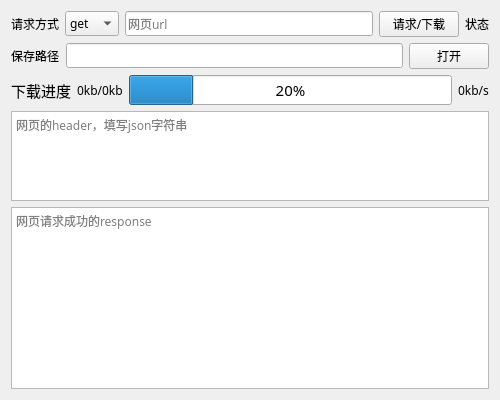
<?xml version="1.0" encoding="UTF-8"?>
<ui version="4.0">
 <class>LearnNetworkWidget</class>
 <widget class="QWidget" name="LearnNetworkWidget">
  <property name="geometry">
   <rect>
    <x>0</x>
    <y>0</y>
    <width>500</width>
    <height>400</height>
   </rect>
  </property>
  <property name="font">
   <font>
    <family>微软雅黑</family>
   </font>
  </property>
  <property name="windowTitle">
   <string>LearnNetworkWidget</string>
  </property>
  <layout class="QVBoxLayout" name="verticalLayout">
   <item>
    <layout class="QHBoxLayout" name="horizontalLayout_2">
     <item>
      <widget class="QLabel" name="label">
       <property name="text">
        <string>请求方式</string>
       </property>
      </widget>
     </item>
     <item>
      <widget class="QComboBox" name="request_way_comboBox">
       <property name="font">
        <font>
         <family>微软雅黑</family>
         <pointsize>9</pointsize>
        </font>
       </property>
       <item>
        <property name="text">
         <string>get</string>
        </property>
       </item>
       <item>
        <property name="text">
         <string>post</string>
        </property>
       </item>
      </widget>
     </item>
     <item>
      <widget class="QLineEdit" name="url_lineEdit">
       <property name="font">
        <font>
         <family>微软雅黑</family>
         <pointsize>9</pointsize>
        </font>
       </property>
       <property name="text">
        <string/>
       </property>
       <property name="placeholderText">
        <string>网页url</string>
       </property>
      </widget>
     </item>
     <item>
      <widget class="QPushButton" name="pushButton">
       <property name="font">
        <font>
         <family>微软雅黑</family>
         <pointsize>9</pointsize>
         <weight>50</weight>
         <bold>false</bold>
        </font>
       </property>
       <property name="text">
        <string>请求/下载</string>
       </property>
      </widget>
     </item>
     <item>
      <widget class="QLabel" name="state_label">
       <property name="font">
        <font>
         <family>微软雅黑</family>
         <pointsize>9</pointsize>
        </font>
       </property>
       <property name="text">
        <string>状态</string>
       </property>
      </widget>
     </item>
    </layout>
   </item>
   <item>
    <layout class="QHBoxLayout" name="horizontalLayout_3">
     <item>
      <widget class="QLabel" name="label_3">
       <property name="text">
        <string>保存路径</string>
       </property>
      </widget>
     </item>
     <item>
      <widget class="QLineEdit" name="save_file_path_lineEdit">
       <property name="font">
        <font>
         <family>微软雅黑</family>
         <pointsize>9</pointsize>
        </font>
       </property>
       <property name="readOnly">
        <bool>true</bool>
       </property>
       <property name="placeholderText">
        <string/>
       </property>
      </widget>
     </item>
     <item>
      <widget class="QPushButton" name="select_save_file_path_pushButton">
       <property name="font">
        <font>
         <family>微软雅黑</family>
         <pointsize>9</pointsize>
        </font>
       </property>
       <property name="text">
        <string>打开</string>
       </property>
      </widget>
     </item>
    </layout>
   </item>
   <item>
    <layout class="QHBoxLayout" name="horizontalLayout">
     <item>
      <widget class="QLabel" name="label_2">
       <property name="font">
        <font>
         <family>微软雅黑</family>
         <pointsize>11</pointsize>
        </font>
       </property>
       <property name="text">
        <string>下载进度</string>
       </property>
      </widget>
     </item>
     <item>
      <widget class="QLabel" name="rate_label">
       <property name="text">
        <string>0kb/0kb</string>
       </property>
      </widget>
     </item>
     <item>
      <widget class="QProgressBar" name="progressBar">
       <property name="font">
        <font>
         <family>微软雅黑</family>
         <pointsize>11</pointsize>
        </font>
       </property>
       <property name="value">
        <number>20</number>
       </property>
       <property name="alignment">
        <set>Qt::AlignCenter</set>
       </property>
      </widget>
     </item>
     <item>
      <widget class="QLabel" name="speed_label">
       <property name="text">
        <string>0kb/s</string>
       </property>
      </widget>
     </item>
    </layout>
   </item>
   <item>
    <widget class="QTextBrowser" name="textBrowser">
     <property name="maximumSize">
      <size>
       <width>16777215</width>
       <height>100</height>
      </size>
     </property>
     <property name="font">
      <font>
       <family>微软雅黑</family>
       <pointsize>9</pointsize>
      </font>
     </property>
     <property name="readOnly">
      <bool>false</bool>
     </property>
     <property name="placeholderText">
      <string>网页的header，填写json字符串</string>
     </property>
    </widget>
   </item>
   <item>
    <widget class="QTextBrowser" name="response_textBrowser">
     <property name="placeholderText">
      <string>网页请求成功的response</string>
     </property>
    </widget>
   </item>
  </layout>
 </widget>
 <resources/>
 <connections/>
</ui>
